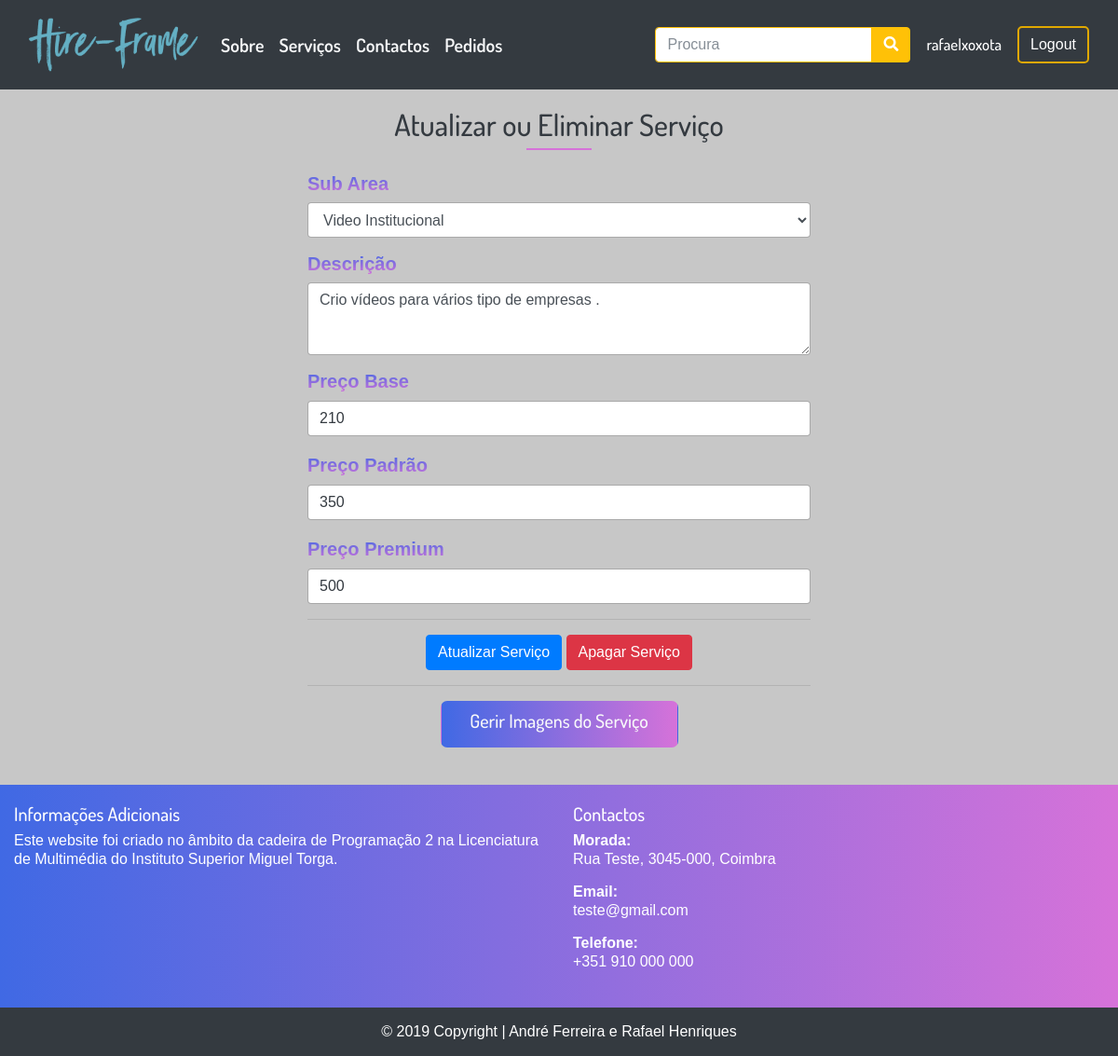
Before: /index.php?op=gerirservicos&idservico=18 (signed in) with the older database file.
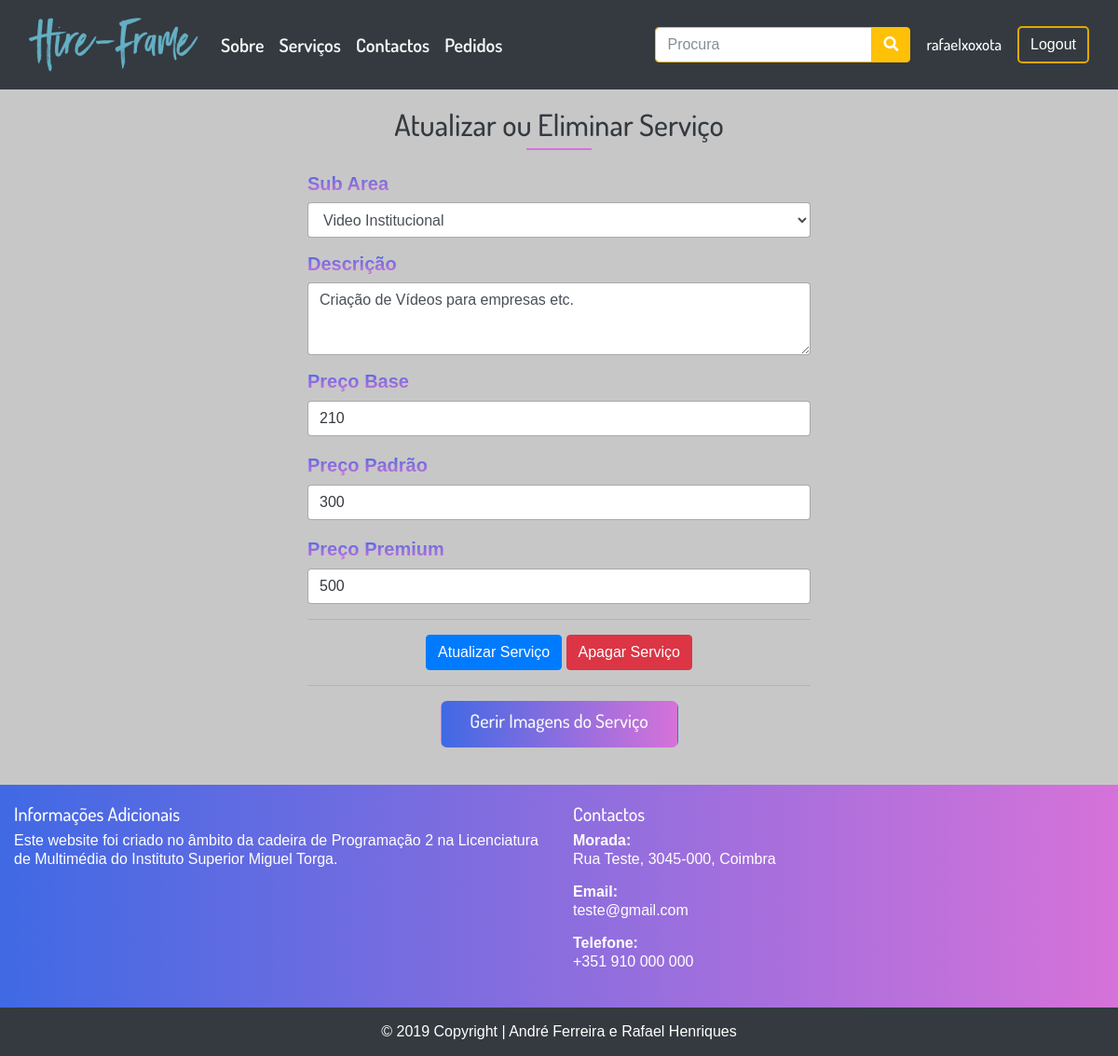
After: the same page with the newer database file.
### tables this page shows
CREATE TABLE IF NOT EXISTS `servico` (
  `id_utilizador` int(11) NOT NULL,
  `id_subarea` int(11) NOT NULL,
  `data` datetime NOT NULL DEFAULT CURRENT_TIMESTAMP ON UPDATE CURRENT_TIMESTAMP,
  `id_servico` int(11) NOT NULL AUTO_INCREMENT,
  `descricao` varchar(255) NOT NULL,
  PRIMARY KEY (`id_servico`),
  KEY `fk_id_utilizador_utilizador` (`id_utilizador`),
  KEY `fk_id_subarea_subarea` (`id_subarea`)
);

CREATE TABLE IF NOT EXISTS `subarea` (
  `id_subarea` int(11) NOT NULL AUTO_INCREMENT,
  `nome` varchar(50) NOT NULL,
  `data` datetime NOT NULL DEFAULT CURRENT_TIMESTAMP ON UPDATE CURRENT_TIMESTAMP,
  `id_area` int(11) NOT NULL,
  `img_subarea` varchar(255) NOT NULL,
  PRIMARY KEY (`id_subarea`),
  KEY `fk_id_area_area` (`id_area`)
);

CREATE TABLE IF NOT EXISTS `preco_servico` (
  `id_preco_servico` int(11) NOT NULL AUTO_INCREMENT,
  `base` int(11) NOT NULL,
  `padrao` int(11) NOT NULL,
  `premium` int(11) NOT NULL,
  `id_servico` int(11) NOT NULL,
  PRIMARY KEY (`id_preco_servico`),
  KEY `fk_id_servico_servico` (`id_servico`)
);

### inc/gerirservicos.inc.php (the view, shortened to what this page needs)
<?php if(isset($_SESSION['username'],$_SESSION['id_utilizador'])){
$id = $_SESSION["id_utilizador"];
?>
<div class ="container">
<div class="row justify-content-center">
<div class="col-md-6">
<br>
<header class="col-md-12 mb-4">
          <h2 class="text-center text-dark">Atualizar ou Eliminar Serviço <br><span class="f-700 text-dark"></span></h2>
          <span class="underline-rosa mb-3"></span>
        </header>
<?php
   $id_servico = $_REQUEST["idservico"];
  $db = new PDO("mysql:host=localhost; dbname=projetofinal","root","");
  $dados = $db->query("SELECT preco_servico.id_preco_servico, preco_servico.base, preco_servico.padrao, preco_servico.premium, subarea.nome, servico.descricao, servico.id_subarea AS 'servico associado', servico.id_servico FROM servico JOIN utilizador ON servico.id_utilizador = utilizador.id_utilizador JOIN subarea ON servico.id_subarea = subarea.id_subarea JOIN area ON subarea.id_area = area.id_area JOIN preco_servico ON servico.id_servico = preco_servico.id_servico WHERE utilizador.id_utilizador = $id AND servico.id_servico = $id_servico");
  foreach($dados as $row) {
    echo'
<form method="post" action="" enctype="multipart/form-data">
  <div class="form-group">
  <label class="grad-txt f-20 font-weight-bold" for="exampleFormControlSelect2">Sub Area</label>
    <select class="form-control" name="subareaupdate">
    <option class="bg-dark" value="'.$row['servico associado'].'"selected>'.$row['nome'].'</option>';
   echo '
   <li class="list-group-item text-dark">'.$row["nome"].'</li>
   </select>
  </div>
  <div class="form-group">
  <label class="grad-txt f-20 font-weight-bold" for="exampleFormControlTextarea1">Descrição</label>
    <textarea class="form-control" id="exampleFormControlTextarea1" name="descricao" rows="3">'.$row["descricao"].'</textarea>
  </div>
  <div class="form-group">
  <label class="grad-txt f-20 font-weight-bold" for="exampleFormControlTextarea1">Preço Base</label><br>
    <input class="text-dark form-control" type="number" name="precobase" value="'.$row["base"].'"><br>
    <label class="grad-txt f-20 font-weight-bold" for="exampleFormControlTextarea1">Preço Padrão</label><br>
    <input class="text-dark form-control"  type="number" name="precopadrao" value="'.$row["padrao"].'"><br>
    <label class="grad-txt f-20 font-weight-bold" for="exampleFormControlTextarea1">Preço Premium</label><br>
    <input class="text-dark form-control"  type="number" name="precopremium" value="'.$row["premium"].'">
  </div>';
  echo '
  <hr>
        <div class="row justify-content-center">
          <div class="form-actions">
            <button type="submit" name="submitservice" class="btn btn-primary ml-auto">Atualizar Serviço</button>
            <button type="submit" name="deleteservice" class="btn btn-danger ml-auto">Apagar Serviço</button>
          </div>
        </div>
   </form>
   <hr>
   <div class="row justify-content-center">
  <div class="col-md-6">
    <button class="btn btn-grad grad col-12 mb-3"><h5><a class="text-light" href="index.php?op=listarimagens&id_service='.$row["id_servico"].'">Gerir Imagens do Serviço</a></h5></button>
  </div>
  </div>
';
    }
    ?>
</div>
</div>
</div>
<?php
}
?>

### index.php (shortened to what this page needs)
<!DOCTYPE html>
<html lang="pt-pt">
<head>
    <link rel="stylesheet" href="css/bootstrap.min.css">
    <link rel="stylesheet" href="css/costum.css">
    <link href="css/fontawesome/css/all.css" rel="stylesheet">
</head>
<body>
    <?php include("inc/menu.inc.php"); ?>
    <?php
$host = $_SERVER['SERVER_NAME'] . $_SERVER['REQUEST_URI'];
$host = basename($host);
if($host == "index.php") {
 require("inc/main.inc.php");
} else {
    if(isset($_REQUEST["op"])) {
      $op = $_REQUEST["op"];
              switch($op) {
        case "gerirservicos": require("inc/gerirservicos.inc.php"); break;
      }
  } else {
      require("inc/main.inc.php");
  }
}
?>
    <?php
        include("inc/footer.inc.php");
    ?>
</body>
</html>

### inc/menu.inc.php (shortened to what this page needs)
<div class="container-fluid bg-dark">
        <header class="menu-font-20">
            <nav class="navbar navbar-expand-lg navbar-dark">
                <a href="index.php" class="navbar-brand">
                    <img src="img/hire-frame.png" height="70" class="d-inline-block align-top <?php if (isset($_GET["op"])) if ($_GET["op"] == 0) echo "active";?>">
                </a>
                <div id="menu" class="collapse navbar-collapse">
                    <ul class="navbar-nav mr-auto text-light">
                        <li class="nav-item">
                            <a href="index.php?op=sobre" class="nav-link <?php if (isset($_GET["op"])) if ($_GET["op"] == 1) echo "active";?> text-light f-600">Sobre</a>
                        </li>
                        <li class="nav-item">
                            <a href="index.php?op=servicos" class="nav-link <?php if (isset($_GET["op"])) if ($_GET["op"] == 2) echo "active";?> text-light f-600">Serviços</a>
                        </li>
                        <li class="nav-item">
                            <a href="index.php?op=contactos" class="nav-link <?php if (isset($_GET["op"])) if ($_GET["op"] == 3) echo "active";?> text-light f-600">Contactos</a>
                        </li>
                        <?php
                        if(isset($_SESSION["username"]))
                        { ?>
                        <li class="nav-item">
                            <a href="index.php?op=pedidos" class="nav-link <?php if (isset($_GET["op"])) if ($_GET["op"] == 4) echo "active"; ?> text-light f-600">Pedidos</a>
                        </li>
                        <?php
                        }
                        ?>
                    </ul>
                    <form class="form-inline" method="post">
                        <div class="input-group">
                            <input class="form-control border border-warning" name="search" type="search" placeholder="Procura" aria-label="Search" required>
                            <span class="input-group-btn">
                                <button class="btn btn-warning" formaction="index.php?op=procura"><i class="fas fa-search"></i></button>
                            </span>
                        </div>
                    </form>
                <?php
if(isset($_SESSION["username"]))
 {
      echo '<a href="index.php?op=userpage" class="btn m-1 btn-default f-500 f-17">'.$_SESSION["username"].'</a>
      <a href="index.php?op=logout" class="btn btn-login">Logout</a>';
 } else {
    echo '<a href="index.php?op=login" class="btn m-1 btn-default f-500 f-17">Login</a>
    <a href="index.php?op=registar" class="btn btn-login">Registar</a>';
 }
            ?>
                </div>
            </nav>
        </header>
    </div>

### inc/footer.inc.php (shortened to what this page needs)
<footer class="footer page-footer font-small pt-4">
<div class="grad pad-top-20">
  <div class="container-fluid text-center text-md-left">
    <div class="row">
      <div class="col-md-6 mt-md-0 mt-3">
        <h5>Informações Adicionais</h5>
        <p>Este website foi criado no âmbito da cadeira de Programação 2 na Licenciatura de Multimédia
            do Instituto Superior Miguel Torga.</p>
      </div>
      <div class="col-md-4">
              <h5>Contactos</h5>
              <dl class="contact-list">
                <dt>Morada:</dt>
                <dd>Rua Teste, 3045-000, Coimbra</dd>
              </dl>
              <dl class="contact-list">
                <dt>Email:</dt>
                <dd><a class="text-white" href="mailto:">teste@gmail.com</a></dd>
              </dl>
              <dl class="contact-list">
                <dt>Telefone:</dt>
                <dd><a class="text-white" href="tel: +351">+351 910 000 000 </a></dd>
              </dl>
            </div>
    </div>
  </div>
  <div class="page-footer font-small bg-dark mt-4">
<div class="footer-copyright text-center py-3 nova-s">© 2019 Copyright |
    <a target="_blank" href="https://www.falcondesign.pt/" class="nova-s">André Ferreira</a> e <a href="#" class="nova-s">Rafael Henriques</a>
  </div>
</div>
</div>

### css/costum.css (style rules this page uses)
* { margin: 0; padding: 0; font-size: 100%; border: none; outline: none; line-height: 1.22; color: #fff; box-sizing: border-box; font-family: 'Dosis', sans-serif; }
body { background-repeat: no-repeat; background-position: center center; background-attachment: fixed; background-color: #c7c7c7; }
.grad { background-image: linear-gradient(to right, #4069E4 , #D672D9); }
.grad-txt { background: -webkit-linear-gradient(#4069E4 , #D672D9); -webkit-background-clip: text; -webkit-text-fill-color: transparent; }
a, a:hover, a:focus, .footer-copyright>a:hover { text-decoration: none; color: #6c757d; }
.footer-copyright>a { color: #fff; }
.footer { text-align: center; width: 100%; }
.menu-font-20 { font: 20px sans-serif; }
.btn-login { border: 2px solid #e0a800; background: none; position: relative; color: #fff; z-index: 1; border-radius: 5px; height: 100%; transition: all .50s ease-in-out; transition: all .50s ease-in-out; -moz-transition: all .50s ease-in-out; -webkit-transition: all .50s ease-in-out; }
.btn-default { background: none; position: relative; color: #fff; z-index: 1; border-radius: 5px; height: 100%; transition: all .50s ease-in-out; transition: all .50s ease-in-out; -moz-transition: all .50s ease-in-out; -webkit-transition: all .50s ease-in-out; }
.pad-top-20 { padding-top: 20px; }
.underline-rosa { content: ''; border-top: 2px solid #D672D9; width: 70px; display: block; margin-bottom: 8px; margin: 0 auto; }
.btn-grad { font-size: 17px; border-radius: 7px; }
.f-500 { font-weight: 500; }
.f-600 { font-weight:600; }
.f-17 { font-size: 17px; }
.f-20 { font-size: 20px; }

Changed rows visible on the page:
changed servico "Video Institucional": descricao "Crio vídeos para vários tipo de empresas ." → "Criação de Vídeos para empresas etc."; precopadrao "350" → "300"
